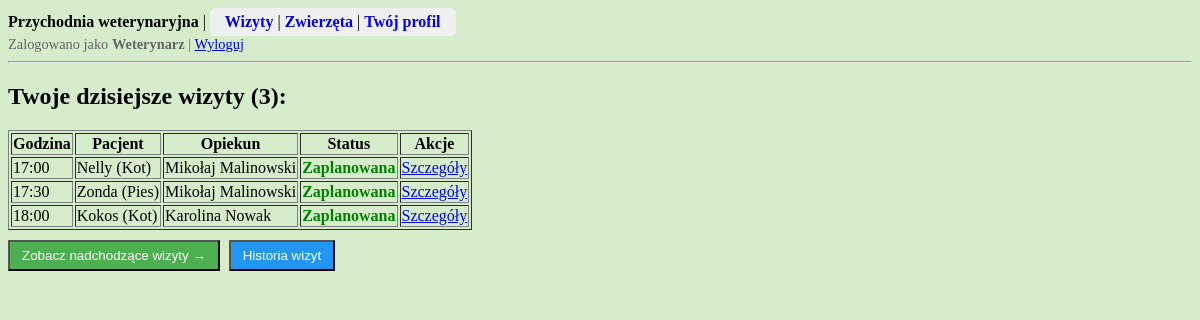
The page /przychodnia/wizyty/dzisiejsze/ (signed in) on the database its author committed.
### przychodnia/models.py (models this page shows, shortened)
class Wizyta(models.Model):
    zwierze = models.ForeignKey(Zwierze, on_delete = models.SET_NULL, null=True)
    weterynarz = models.ForeignKey(Weterynarz, on_delete = models.PROTECT)
    data_wizyty = models.DateField()
    godzina_wizyty = models.TimeField()
    status = models.IntegerField(choices = STATUS_WIZYTA.choices, default = STATUS_WIZYTA.Zaplanowana)
    notatka = models.TextField(blank = True)  # obowiązkowa dopiero po zrealizowaniu wizyty
    @classmethod  # metoda działająca na klasie, nie na obiekcie
    def aktualizuj_przeterminowane_wizyty(cls):
        for wizyta in cls.objects.filter(status=STATUS_WIZYTA.Zaplanowana):
            czas_wizyty = datetime.combine(wizyta.data_wizyty, wizyta.godzina_wizyty)
            if czas_wizyty + timedelta(hours=1) < datetime.now():
                wizyta.status = STATUS_WIZYTA.Odwołana
                wizyta.save()
    class Meta:
        verbose_name_plural = "Wizyty"
        ordering = ['data_wizyty', 'godzina_wizyty', 'status']

class Zwierze(models.Model):
    imie = models.CharField(max_length = 50)
    opiekun = models.ForeignKey(Opiekun, on_delete = models.CASCADE)
    gatunek = models.IntegerField(choices = GATUNEK.choices)
    plec = models.IntegerField(choices = PLEC_ZWIERZE.choices)
    data_urodzenia = models.DateField(blank = True, null = True)  # opcjonalnie
    data_dodania = models.DateTimeField(auto_now_add = True, editable = False)
    class Meta:
        verbose_name_plural = "Zwierzeta"
        ordering = ['opiekun__nazwisko', 'gatunek', 'imie']

class Opiekun(models.Model):
    user = models.OneToOneField(User, on_delete=models.CASCADE)  # polaczenie profilu opiekuna z kontem uzytkownika User
    imie = models.CharField(max_length = 50)
    nazwisko = models.CharField(max_length = 100)
    plec = models.IntegerField(choices = PLEC_OSOBA.choices, default = PLEC_OSOBA.Inna)
    data_dodania = models.DateTimeField(auto_now_add = True, editable = False)
    class Meta:
        verbose_name_plural = "Opiekunowie"
        ordering = ['nazwisko', 'imie']

### przychodnia/views.py (the view)
# urls.py: path('wizyty/dzisiejsze/', views.dzisiejsze_wizyty, name='dzisiejsze-wizyty'),
@login_required
@weterynarz_required
def dzisiejsze_wizyty(request):
    user = request.user
    Wizyta.aktualizuj_przeterminowane_wizyty()
    wizyty = Wizyta.objects.filter(
        weterynarz=user.weterynarz,  # weterynarz: tylko swoje wizyty
        data_wizyty=date.today()  # wszystkie statusy, ale tylko dzisiejsze wizyty
    )
    return render(request, 'przychodnia/wizyty/dzisiejsze_wizyty.html', {'wizyty': wizyty})

### przychodnia/permissions.py (called while the page is built)
def weterynarz_required(view_func):
    @wraps(view_func)
    def wrapper(request, *args, **kwargs):
        if not hasattr(request.user, 'weterynarz'):
            return HttpResponseForbidden()
        return view_func(request, *args, **kwargs)
    return wrapper

### przychodnia/templates/przychodnia/wizyty/dzisiejsze_wizyty.html (shortened to what this page needs)
{% extends "przychodnia/base.html" %}
{% block content %}
<h2>Twoje dzisiejsze wizyty ({{ wizyty|length }}):</h2>
{% if wizyty %}
<table border="1">
    <tr>
        <th>Godzina</th>
        <th>Pacjent</th>
        <th>Opiekun</th>
        <th>Status</th>
        <th>Akcje</th>
    </tr>
    {% for wizyta in wizyty %}
    <tr>
        <td>{{ wizyta.godzina_wizyty|time:"H:i" }}</td>
        <td>
            {% if wizyta.zwierze %}
                {{ wizyta.zwierze.imie }} ({{ wizyta.zwierze.get_gatunek_display }})
            {% else %}
                <span style="color: gray;">[Usunięte zwierzę]</span>
            {% endif %}
        </td>
        <td>
            {% if wizyta.zwierze %}
                {{ wizyta.zwierze.opiekun.imie }} {{ wizyta.zwierze.opiekun.nazwisko }}
            {% else %}
                <span style="color: gray; display: block; text-align: center;">-</span>
            {% endif %}
        </td>
        <td>
            <span class="
                {% if wizyta.status == 1 %}status-1
                {% elif wizyta.status == 2 %}status-2
                {% elif wizyta.status == 3 %}status-3
                {% endif %}
            ">
            {{ wizyta.get_status_display }}
            </span>
        </td>
        <td>
            <a href="{% url 'wizyta-detail' pk=wizyta.pk %}">Szczegóły</a>
        </td>
    </tr>
    {% endfor %}
</table>
{% else %}
    <p>Brak wizyt na dzisiaj.</p>
{% endif %}
<form method="get" action="{% url 'przyszle-wizyty' %}" style="display: inline">
    <button type="submit"
            style="background-color: #4CAF50; color: white; padding: 6px 12px; text-decoration: none; margin-top: 10px;">
        Zobacz nadchodzące wizyty →
    </button>
</form>
<form method="get" action="{% url 'historia-wizyt' %}" style="display: inline;">
    <button type="submit"
            style="background-color: #2196F3; color: white; padding: 6px 12px; text-decoration: none; margin-left: 5px;">
        Historia wizyt
    </button>
</form>
{% endblock %}

### przychodnia/static/css/przychodnia.css (style rules this page uses)
body { background-color: rgb(213, 237, 202); }

### przychodnia/templates/przychodnia/base.html (style rules this page uses)
.status-1 { color: green; font-weight: bold; }

### rows shown on the page
Wizyta: godzina_wizyty "17:00", zwierze.imie "Nelly", zwierze.gatunek "Kot", zwierze.opiekun.imie "Mikołaj", zwierze.opiekun.nazwisko "Malinowski", status "Zaplanowana"
Wizyta: godzina_wizyty "17:30", zwierze.imie "Zonda", zwierze.gatunek "Pies", zwierze.opiekun.imie "Mikołaj", zwierze.opiekun.nazwisko "Malinowski", status "Zaplanowana"
Wizyta: godzina_wizyty "18:00", zwierze.imie "Kokos", zwierze.gatunek "Kot", zwierze.opiekun.imie "Karolina", zwierze.opiekun.nazwisko "Nowak", status "Zaplanowana"

### other values the page prints
{{ wizyty|length }} "3"
